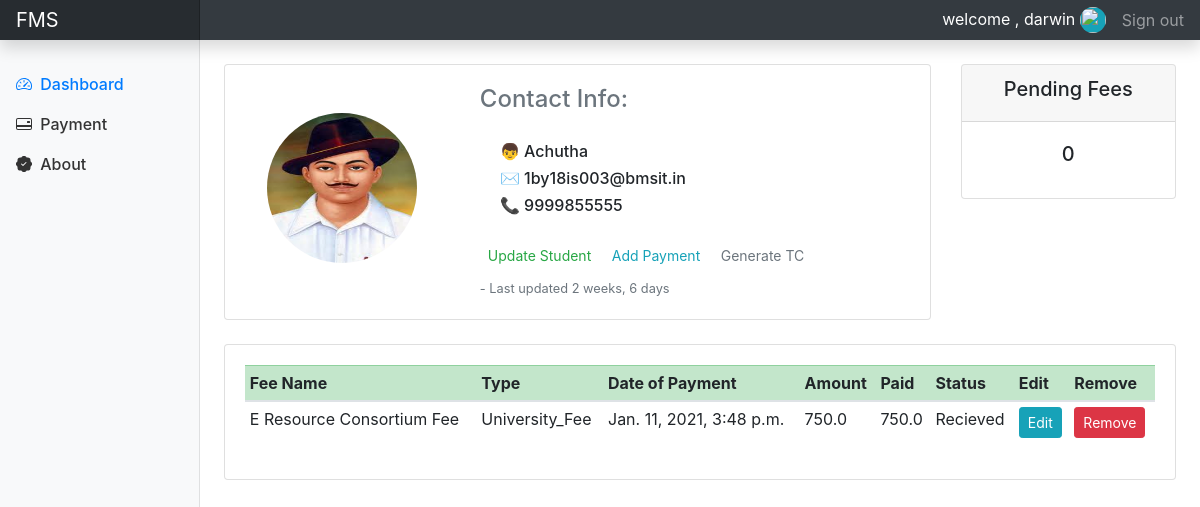
The app's page /student/12/ (signed in), older data.
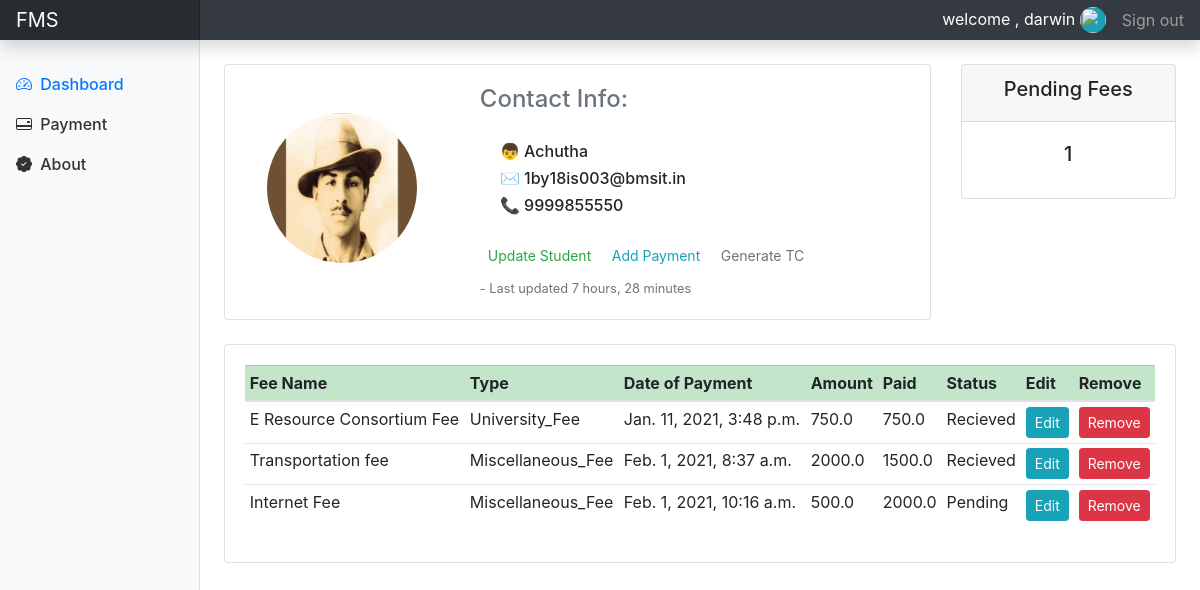
The same page, newer data.
### accounts/models.py (models this page shows, shortened)
class Student(models.Model):
	BRANCH = (
		('CSE','CSE'),
		('ISE','ISE'),
		('ME','ME'),
		('CVE','CVE'),
		('ECE','ECE'),
		('EEE','EEE'),
		('Aeronautical/ Aerospace Eng','AE'),
		('Artificial Intelligence Eng','AIE'),
		)
	CATEGORY1 = (
		('KCET','KCET'),
		('COMEDK','COMEDK'),
		('MANAGEMENT','MANAGEMENT')
		)
	EDUCATIONAL_LEVEL = (
		('12','12'),
		('DIPLOMA','DIPLOMA'),
		)
	GENDER = (
		('MALE','M'),
		('FEMALE','F'),
		('OTHER','O')
		)
	user = models.OneToOneField(User, null=True, blank=True, on_delete=models.CASCADE)
	name = models.CharField(max_length=200, null=True)
	usn = models.CharField(max_length=200, unique=True, null=True)
	phone = models.CharField(max_length=200, null=True)
	email = models.CharField(max_length=200, null=True)
	father_name = models.CharField(max_length=50, null=True, blank=True)
	dob = models.DateField(null=True,blank=True)
	nationality = models.CharField(max_length=20, null=True, blank=True)
	gender = models.CharField(max_length=10, null=True, choices=GENDER)
	ad_date = models.DateField(null=True, blank=True)
	batch = models.CharField(max_length=10)
	branch = models.CharField(max_length=50, choices=BRANCH)
	sem = models.CharField(max_length=5)
	profile_pic = models.ImageField(default="default_profile_pic.png",null=True, blank=True)
	category = models.CharField(max_length=20, choices=CATEGORY1)
	ed_level = models.CharField(max_length=20, choices=EDUCATIONAL_LEVEL)
	attendence = models.IntegerField(null=True, blank=True)
	cgpa = models.FloatField(null=True, blank=True)
	created_at = models.DateTimeField(auto_now_add=True, null=True)
	updated_at = models.DateTimeField(auto_now=True, null=True)

class Payment(models.Model):
	STATUS = (
		('Pending', 'Pending'),
		('Recieved', 'Recieved'),
		('Acknowledged', 'Acknowledged'),
		)
	MODE_OF_PAYMENT = (
		('NEFT','NEFT'),
		('BANK-TO-BANK','BANK-TO-BANK'),
		('NETBANKING','NETBANKING'),
		('CASH','CASH'),
		)
	student_id = models.ForeignKey(Student, null=True, on_delete=models.SET_NULL)
	fee_id = models.ForeignKey(Fee, null=True, on_delete= models.SET_NULL)
	amount_paid = models.FloatField()
	mode_payment = models.CharField(max_length=25, choices=MODE_OF_PAYMENT)
	date_created = models.DateTimeField(auto_now_add=True, null=True)
	status = models.CharField(max_length=200, null=True, choices=STATUS)

class Fee(models.Model):
	CATEGORY = (
		('Tuition_Fee','Tuition_Fee'),
		('Miscellaneous_Fee','Miscellaneous_Fee'),
		('University_Fee','University_Fee'),
		)
	name = models.CharField(max_length=200, null=True)
	category = models.CharField(max_length=200, null=True, choices=CATEGORY)
	description = models.CharField(max_length=200, null=True, blank=True)
	amount = models.FloatField(null=True)
	date_created = models.DateTimeField(auto_now_add=True, null=True)
	tags = models.ManyToManyField(Tag)
	"""
	course = models.CharField(max_length=50, choices=COURSE)
	college_type = models.CharField(max_length=50, choices=COLLEGE_TYPE)
	entry = models.CharField(max_length=20, choices=ENTRY)
	quota = models.CharField(max_length=50, choices=QUOTA)
	amount = models.FloatField()
	date_created = models.DateTimeField(auto_now_add=True)
	ayear = models.DateField()

	"""

### accounts/decorators.py (the view)
		def wrapper_func(request, *args, **kwargs):
			group = None;
			if request.user.groups.exists():
				group = request.user.groups.all()[0].name
			if group in allowed_roles:
				return view_func(request, *args, **kwargs)
			else:
				return HttpResponse("U are not authorized to view this page")

### accounts/views.py (called while the page is built)
@login_required(login_url='login')
@allowed_users(allowed_roles=['admin'])
def student(request, pk):
	student = Student.objects.get(id=pk)
	payments= student.payment_set.all()
	payment_count = payments.filter(status='Pending').count()
	context = {'student':student, 'payments':payments, 'payment_count':payment_count}
	return render(request, 'accounts/student_info.html', context)

### accounts/templates/accounts/student_info.html
{% extends 'accounts/main.html' %}
{% block content %}
<div class="col-md-9 ml-sm-auto col-lg-10 px-md-4">
  <br>
  <div class="row">
    <div class="col-md-9">
    <div class="card">
      <div class="row no-gutters">
        <div class="col-md-4">
          <img src="{{student.profile_pic.url}}" class="rounded-circle mx-auto d-block mt-5" width="150px" height="150px">
        </div>
        <div class="col-md-8">
          <div class="card-body">
            <h4 class="text-secondary">Contact Info:</h4>
              <div class="card-body">
                <h6>👦 {{student.name}}</h6>
                <h6>✉ {{student.email}}</h6>
                <h6>📞 {{student.phone}}</h6>
              </div>
              <div>
                <a class="btn-sm btn-outline-success text-center" style="text-decoration:none;" href="{% url 'update_student' student.id %}">Update Student</a>
                <a class="btn-sm btn-outline-info text-center" style="text-decoration:none;" href="{% url 'create_payment' student.id %}">Add Payment</a>
                <a class="btn-sm btn-outline-secondary text-center" style="text-decoration:none;" href="{% url 'create_tc' student.id %}">Generate TC</a>
              </div>
              <p class="card-text mt-2"><small class="text-muted">- Last updated {{student.updated_at|timesince}} </small></p>
          </div>
        </div>
      </div>
    </div>
  </div>
    <div class="col-md-3">
      <div class="card">
        <div class="card-header text-center"><h5>Pending Fees</h5></div>
        <div class="card-body">
          <h5 class="card-title text-center">{{payment_count}}</h5>
        </div>
      </div>
    </div>
  </div>
  <br>
  <div class="row">
    <div class="col-md">
      <div class="card card-body">
        <table class="table table-sm">
          <thead class="table-success">
            <tr>
              <th>Fee Name</th>
              <th>Type</th>
              <th>Date of Payment</th>
              <th>Amount</th>
              <th>Paid</th>
              <th>Status</th>
              <th>Edit</th>
              <th>Remove</th>
            </tr>
          </thead>
          <tbody>
          {% for payment in payments %}
            <tr>
              <td class="font-weight-normal">{{payment.fee_id.name}}</td>
              <td class="font-weight-normal">{{payment.fee_id.category}}</td>
              <td class="font-weight-normal">{{payment.date_created}}</td>
              <td class="font-weight-normal">{{payment.fee_id.amount}}</td>
              <td class="font-weight-normal">{{payment.amount_paid}}</td>
              <td class="font-weight-normal">{{payment.status}}</td>
              <td class="font-weight-normal"><a class="btn btn-sm btn-info" href="{% url 'update_payment' payment.id %}">Edit</a></td>
              <td class="font-weight-normal"><a class="btn btn-sm btn-danger" href="{% url 'delete_payment' payment.id %}">Remove</a></td>
            </tr>
          {% endfor %}
          </tbody>
        </table>
      </div>
    </div>
  </div>
</div>
{% endblock %}

### accounts/templates/accounts/main.html (shortened to what this page needs)
{% load static %}
<!DOCTYPE html>
<html lang="en">
<head>
    <link rel="stylesheet" href="{% static '/css/dashboard.css' %}">
	<link rel="stylesheet" type="text/css" href="https://cdn.datatables.net/1.10.23/css/jquery.dataTables.min.css">
    <link rel="stylesheet" href="https://cdn.jsdelivr.net/npm/bootstrap@4.5.3/dist/css/bootstrap.min.css">
</head>
<body>
	{% include 'accounts/navbar.html' %}
	<div class="container-fluid">
    	<div class="row">
			{% include 'accounts/sidebar.html'%}
			{% block content %}
			{% endblock %}
		</div>
	</div>
	</body>
</html>

### accounts/templates/accounts/navbar.html (shortened to what this page needs)
{% load static %}
 <nav class="navbar navbar-dark sticky-top bg-dark flex-md-nowrap p-0 shadow">
    <a class="navbar-brand col-md-3 col-lg-2 mr-0 px-3" href="#">FMS</a>
    <span class="ml-auto" style="color:#fff;">welcome , {{request.user}}
      {% if request.user.student.gender == "MALE" %}
        <img class="rounded-circle border-light bg-info" src="https://icon-library.net//images/boy-icon-png/boy-icon-png-10.jpg" width="26px" height="26px" /></a>
      {% else %}
        <img class="rounded-circle border-light bg-warning" src="https://img.pngio.com/social-user-woman-avatar-profile-icon-female-profile-png-512_512.png" width="26px" height="26px">
      {% endif %}
    </span>
    <ul class="navbar-nav px-3">
      <li class="nav-item">
        <a class="nav-link" href="{% url 'logout' %}">Sign out</a>
      </li>
    </ul>
  </nav>

### accounts/templates/accounts/sidebar.html (shortened to what this page needs)
<nav id="sidebarMenu" class="col-md-3 col-lg-2 d-md-block bg-light sidebar collapse">
        <div class="sidebar-sticky pt-3">
          <ul class="nav flex-column">
            {% if request.user.is_staff %}
            <li class="nav-item">
              <a class="nav-link active" aria-current="page" href="{% url 'home' %}">
                Dashboard
              </a>
            </li>
            <li class="nav-item">
              <a class="nav-link" href="{% url 'payment' %}">
                Payment
              </a>
            </li>
            <li class="nav-item">
              <a class="nav-link" href="{% url 'about' %}">
                About
              </a>
            </li>
          {% endif %}
          </ul>
        </div>
</nav>

### static/css/dashboard.css (style rules this page uses)
body { font-size: .875rem; background-color: #c4c4c4; }
.sidebar-sticky { position: relative; top: 0; height: calc(100vh - 48px); padding-top: .5rem; overflow-x: hidden; overflow-y: auto; }
.sidebar .nav-link { font-weight: 500; color: #333; }
.sidebar .nav-link.active { color: #007bff; }
.navbar-brand { padding-top: .75rem; padding-bottom: .75rem; font-size: 1rem; background-color: rgba(0, 0, 0, .25); box-shadow: inset -1px 0 0 rgba(0, 0, 0, .25); }

### accounts/templates/accounts/main.html (style rules this page uses)
html { position: relative; min-height: 100%; }

### accounts/templates/accounts/sidebar.html (style rules this page uses)
.sidebar { position: fixed; top: 0; bottom: 0; left: 0; z-index: 100; padding: 48px 0 0; box-shadow: inset -1px 0 0 rgba(0, 0, 0, .1); }

Row changes from the older to the newer data that the page shows:
changed Student "Achutha": profile_pic: a different picture; phone "9999855555" → "9999855550"; updated_at "2 weeks, 6 days" → "7 hours, 28 minutes"
added Payment: fee_id.name "Transportation fee", fee_id.category "Miscellaneous_Fee", date_created "Feb. 1, 2021, 8:37 a.m.", fee_id.amount "2000.0", amount_paid "1500.0", status "Recieved"
added Payment: fee_id.name "Internet Fee", fee_id.category "Miscellaneous_Fee", date_created "Feb. 1, 2021, 10:16 a.m.", fee_id.amount "500.0", amount_paid "2000.0", status "Pending"
Text that changed along with them:
{{ payment_count }}: "0" → "1"
